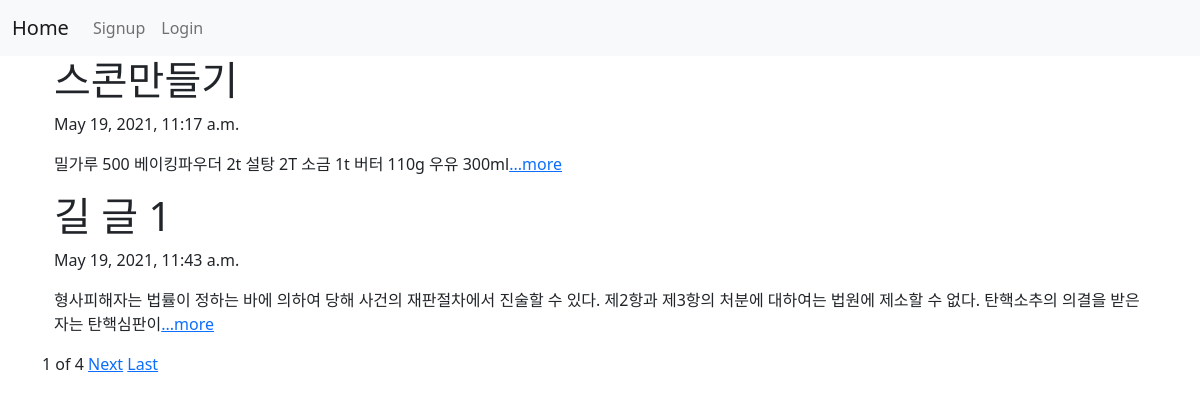
The page / on the database its author committed.
### blog/models.py (models this page shows, shortened)
class Blog(models.Model):
    title =models.CharField(max_length=200)
    pub_date = models.DateTimeField("date published")
    body = models.TextField()
    def summary(self):
        return self.body[:100]

### blog/views.py (the view)
# urls.py: 2. Add a URL to urlpatterns:  path('', views.home, name='home')
def home(request):
    blogs = Blog.objects
    blog_list = Blog.objects.all()
    paginator = Paginator(blog_list, 2)
    page = request.GET.get('page')
    posts = paginator.get_page(page)
    return render(request,'home.html', {'blogs':blogs, 'posts':posts})

### blog/templates/home.html (shortened to what this page needs)
{% extends 'base.html' %}
{% block content %}
  {% for blog in posts %}
    <div class = "container">
      <h1>{{blog.title}}</h1>
      <p>{{blog.pub_date}}</p>
      <p>{{blog.summary}}<a href="{% url 'detail' blog.id %}">...more</a></p>
    </div>
  {% endfor %}
  <span>{{posts.number}}</span>
  <span>of</span>
  <span>{{posts.paginator.num_pages}}</span>
  {% if posts.has_next %}
    <a href="?page={{posts.next_page_number}}">Next</a>
    <a href="?page={{posts.paginator.num_pages}}">Last</a>
  {% endif %}
  <br>
  <br>
{% endblock %}

### latteproject/templates/base.html (shortened to what this page needs)
<!DOCTYPE html>
<html lang="en">
<head>
    <link href="https://cdn.jsdelivr.net/npm/bootstrap@5.0.1/dist/css/bootstrap.min.css" rel="stylesheet">
</head>
<body>
    <nav class="navbar navbar-expand-lg navbar-light bg-light">
        <div class="container-fluid">
            <a class="navbar-brand" href="{% url 'home' %}">Home</a>
            <div class="collapse navbar-collapse" id="navbarNav">
                <ul class="navbar-nav">
                    {% if user.is_authenticated %}
                    <li class="nav-item">
                        <a class="nav-link active" aria-current="page" href="{% url 'new' %}">Write</a>
                    </li>
                    <li class="nav-item">
                        <a class="nav-link active" aria-current="page">{{user.username}}님 반갑습니다! {{user.email}}</a>
                    </li>
                    <li class="nav-item">
                        <a class="nav-link" href="{% url 'aboutme' %}">About Me</a>
                    </li>
                    <li class="nav-item">
                        <a class="nav-link active" aria-current="page" href="{% url 'logout' %}">Logout</a>
                    </li>
                    <li class="nav-item">
                        <a class="nav-link active" aria-current="page" href="{% url 'mypage' %}">Mypage</a>
                    </li>
                    {% else %}
                    <li class="nav-item">
                        <a class="nav-link" href="{% url 'signup' %}">Signup</a>
                    </li>
                    <li class="nav-item">
                        <a class="nav-link " href="{% url 'login' %}">Login</a>
                    </li>
                    {% endif %}
                </ul>
            </div>
        </div>
    </nav>
    <div class = "container">
        {% block content %}
        {% endblock %}
    </div>
</body>
</html>

### rows shown on the page
Blog: title "스콘만들기", pub_date "May 19, 2021, 11:17 a.m.", summary "밀가루 500 베이킹파우더 2t 설탕 2T 소금 1t 버터 110g 우유 300ml"
Blog: title "길 글 1", pub_date "May 19, 2021, 11:43 a.m.", summary "형사피해자는 법률이 정하는 바에 의하여 당해 사건의 재판절차에서 진술할 수 있다. 제2항과 제3항의 처분에 대하여는 법원에 제소할 수 없다. 탄핵소추의 의결을 받은 자는 탄핵심판이"

### other values the page prints
{{ posts.number }} "1"
{{ posts.paginator.num_pages }} "4"
